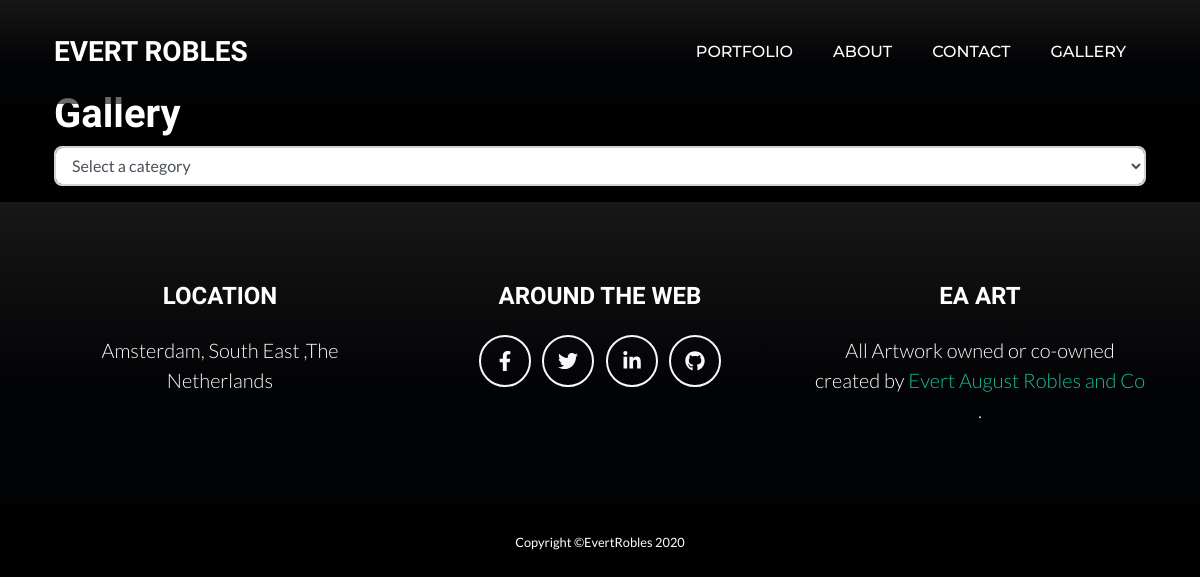
Before: /gallery?category=drawings with the older database file.
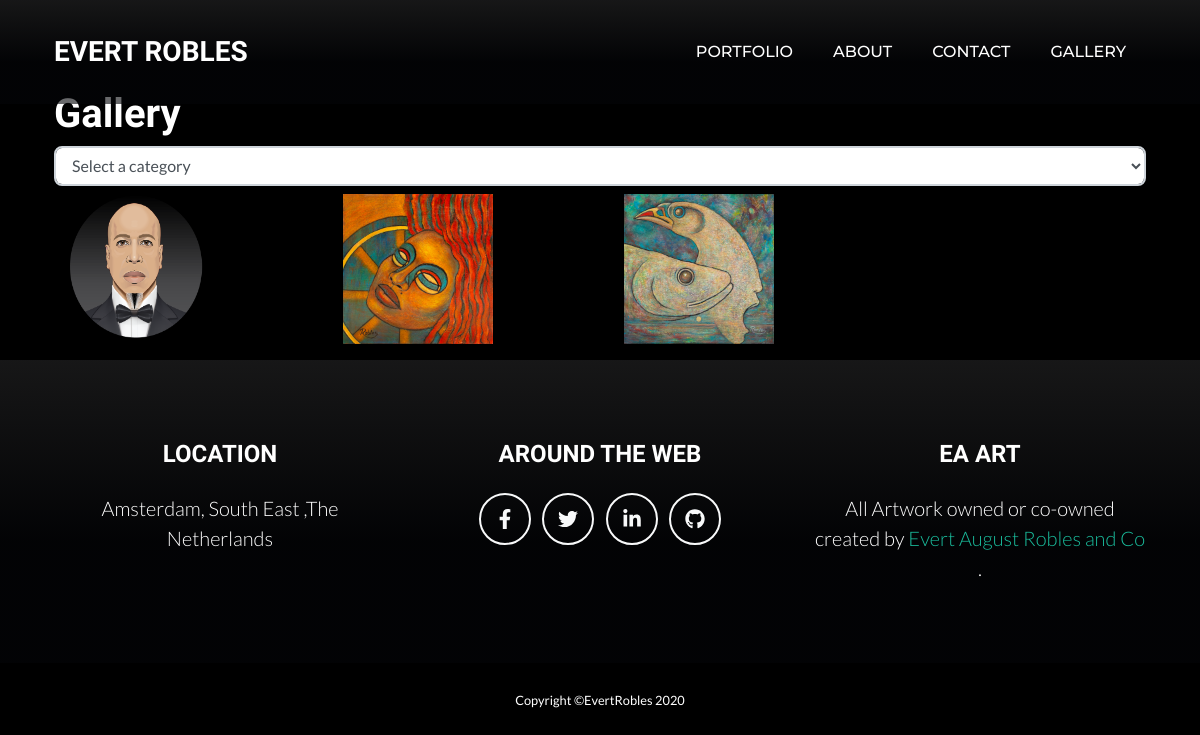
After: the same page with the newer database file.
### models.py (models this page shows, shortened)
class Image(db.Model):
    id = db.Column(db.Integer,primary_key=True)
    name = db.Column(db.String(40),nullable=False,unique=True)
    category = db.Column(db.String(),nullable=False)
    image_url = db.Column(db.String(220),nullable=False, unique=True)
    date_created= db.Column(db.DateTime)
    description = db.Column(db.Text)

### server.py (the view)
@app.route('/gallery',methods=['GET'])
def gallery():
    category= request.args.get('category')
    if category == None:
        category = 'paintings'
        images = Image.query.filter_by(category=category).all()
        return render_template('gallery.html',images=images)
    images = Image.query.filter_by(category=category).all()
    return render_template('gallery.html',images=images)

### templates/gallery.html (shortened to what this page needs)
{%extends 'layout.html'%}
{%block content%}
{% include 'includes/nav.html' %}
<div class="container">
    <div class="gallery-top">
        <h1>Gallery</h1>
        <select id="comp_select" class="selectpicker form-control">
            <option value="" selected>Select a category</option>
        </select>
    </div>
    <div class="row p-2">
        {%for image in images[:8]%}
            <div class="col-6 col-md-3 col-sm-6 mb-2">
            <img src="{{'/static/assets/img/gallery/'+image.image_url}}" alt="" align='center' width="150" height="150">
            </div>
        {%endfor%}
    </div>
</div>
{%endblock%}

### templates/layout.html (shortened to what this page needs)
<!DOCTYPE html>
<html lang="nl">
<head>
    <link href="/static/css/style.css" rel="stylesheet" />
</head>
<body id="page-top">
    {%block content%}{%endblock%}
    {%include 'includes/footer.html'%}
</body>
</html>

### templates/includes/nav.html (shortened to what this page needs)
<nav class="navbar eanav navbar-expand-lg text-uppercase fixed-top" id="mainNav">
    <div class="container">
        <a class="navbar-brand js-scroll-trigger" href="/#page-top">Evert Robles</a>
        <div class="collapse navbar-collapse" id="navbarResponsive">
            <ul class="navbar-nav ml-auto">
                <li class="nav-item mx-0 mx-lg-1"><a class="nav-link py-3 px-0 px-lg-3  js-scroll-trigger"
                        href="/#portfolio">Portfolio</a></li>
                <li class="nav-item mx-0 mx-lg-1"><a class="nav-link py-3 px-0 px-lg-3 js-scroll-trigger"
                        href="/#about">About</a></li>
                <li class="nav-item mx-0 mx-lg-1"><a class="nav-link py-3 px-0 px-lg-3 js-scroll-trigger"
                        href="/#contact">Contact</a></li>
                    <li class="nav-item mx-0 mx-lg-1"><a class="nav-link py-3 px-0 px-lg-3 js-scroll-trigger"
                        href="/gallery">Gallery</a></li>
            </ul>
        </div>
    </div>
</nav>

### templates/includes/footer.html
<footer class="footer text-center">
    <div class="container">
        <div class="row">
            <div class="col-lg-4 mb-5 mb-lg-0">
                <h4 class="text-uppercase mb-4">Location</h4>
                <p class="lead mb-0">
                    Amsterdam, South East ,The Netherlands
                </p>
            </div>
            <div class="col-lg-4 mb-5 mb-lg-0">
                <h4 class="text-uppercase mb-4">Around the Web</h4>
                <a class="btn btn-outline-light btn-social mx-1" href="#!"><i class="fab fa-fw fa-facebook-f"></i></a>
                <a class="btn btn-outline-light btn-social mx-1" href="#!"><i class="fab fa-fw fa-twitter"></i></a>
                <a class="btn btn-outline-light btn-social mx-1" href="#!"><i class="fab fa-fw fa-linkedin-in"></i></a>
                <a class="btn btn-outline-light btn-social mx-1" href="#!"><i class="fab fa-fw fa-github"></i></a>
            </div>
            <div class="col-lg-4">
                <h4 class="text-uppercase mb-4">EA Art </h4>
                <p class="lead mb-0">
                    All Artwork owned or co-owned created by
                    <a href="http://localhost">Evert August Robles and Co</a>
                    .
                </p>
            </div>
        </div>
    </div>
</footer>
<div class="copyright py-4 text-center text-white">
    <div class="container"><small>Copyright ©EvertRobles 2020</small></div>
</div>

### templates/gallery.html (style rules this page uses)
.gallery-top { padding-top: calc(0.5rem + 82px); }

Changed rows visible on the page:
added Image: image_url (picture)
added Image: image_url (picture)
added Image: image_url (picture)
